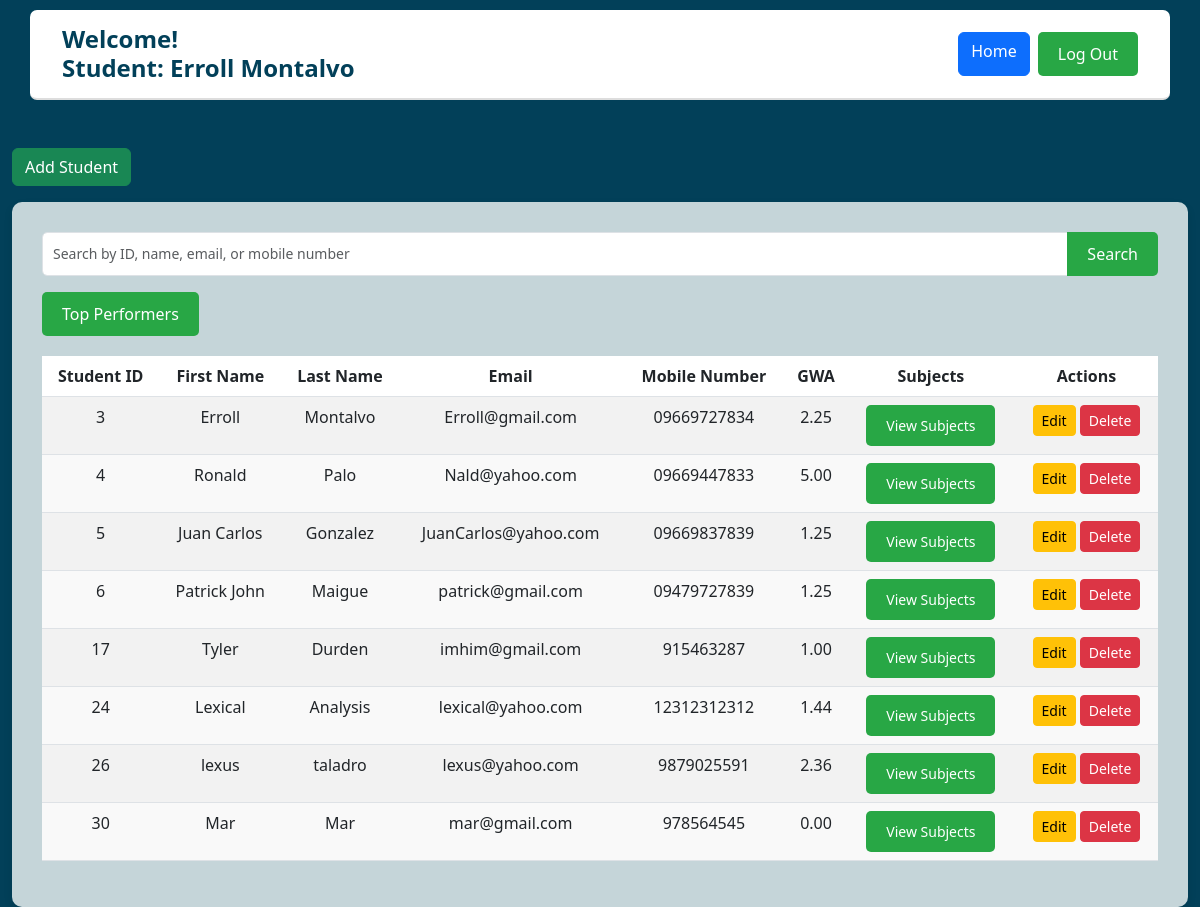
Screenshot of /student_crud.php (signed in) with the database file from the repository.
### tables this page shows
CREATE TABLE `users` (
  `user_id` int(5) NOT NULL,
  `first_name` varchar(250) NOT NULL,
  `last_name` varchar(250) NOT NULL,
  `mobile_number` varchar(11) NOT NULL,
  `email` varchar(100) NOT NULL,
  `password` varchar(100) NOT NULL,
  `role` enum('Admin','Student') NOT NULL,
  `otp` varchar(6) DEFAULT NULL,
  `otp_expiry` datetime DEFAULT NULL,
  `is_verified` tinyint(1) DEFAULT 0
);

### student_crud.php (the view, shortened to what this page needs)
<?php
include ('base.php');
?>
    <div class="container mt-5">
        <button class="btn btn-success mb-3" data-bs-toggle="modal" data-bs-target="#addStudentModal">Add Student</button>
        <?php
        $search = isset($_GET['search']) ? $conn->real_escape_string($_GET['search']) : '';
        $query = "
            SELECT u.user_id, u.first_name, u.last_name, u.email, u.mobile_number
            FROM users u
            WHERE u.role = 'Student'
        ";
        $result = $conn->query($query);
        $students = [];
        while ($row = $result->fetch_assoc()) {
            $grades_query = "SELECT grades FROM grades WHERE user_id = " . $row['user_id'] . " AND grades IS NOT NULL";
            $grades_result = $conn->query($grades_query);
            $gwa = 0;
            $num_grades = 0;
            while ($grade_row = $grades_result->fetch_assoc()) {
                $gwa += $grade_row['grades'];
                $num_grades++;
            }
            if ($num_grades > 0) {
                $gwa = $gwa / $num_grades;
            } else {
                $gwa = 0;
            }
            $students[] = array_merge($row, ['gwa' => $gwa]);
        }
        ?>
        <div class="dashboard-container">
            <form method="get" action="" class="mb-3">
                <div class="input-group">
                    <input type="text" name="search" id="searchInput" class="form-control"
                        placeholder="Search by ID, name, email, or mobile number"
                        value="<?php echo htmlspecialchars($search); ?>">
                    <button type="submit" class="btn btn-primary">Search</button>
                </div>
            </form>
            <form method="get" action="" class="mb-3">
                <button type="submit" class="btn btn-success" name="top_performers" value="1">
                    Top Performers
                </button>
            </form>
            <table class="table table-striped">
                <thead>
                    <tr>
                        <th>Student ID</th>
                        <th>First Name</th>
                        <th>Last Name</th>
                        <th>Email</th>
                        <th>Mobile Number</th>
                        <th>GWA</th>
                        <th>Subjects</th>
                        <th>Actions</th>
                    </tr>
                </thead>
                <tbody>
                    <?php if (!empty($students)): ?>
                        <?php foreach ($students as $row): ?>
                            <tr>
                                <td><?php echo htmlspecialchars($row['user_id']); ?></td>
                                <td><?php echo htmlspecialchars($row['first_name']); ?></td>
                                <td><?php echo htmlspecialchars($row['last_name']); ?></td>
                                <td><?php echo htmlspecialchars($row['email']); ?></td>
                                <td><?php echo htmlspecialchars($row['mobile_number']); ?></td>
                                <td><?php echo number_format($row['gwa'], 2); ?></td>
                                <td>
                                    <form action="subjects_tab.php" method="get">
                                        <button type="submit" class="btn btn-view-subjects btn-sm">View Subjects</button>
                                    </form>
                                </td>
                                <td>
                                    <button class="btn btn-warning btn-sm"
                                            data-bs-toggle="modal"
                                            data-bs-target="#editModal<?php echo $row['user_id']; ?>">
                                        Edit
                                    </button>
                                    <button class="btn btn-danger btn-sm"
                                            data-bs-toggle="modal"
                                            data-bs-target="#deleteModal-<?php echo $row['user_id']; ?>">
                                        Delete
                                    </button>
                                </td>
                            </tr>
                        <?php endforeach; ?>
                    <?php else: ?>
                        <tr>
                            <td colspan="8" class="text-center">No students found.</td>
                        </tr>
                    <?php endif; ?>
                </tbody>
            </table>
        </div>
</body>
</html>

### rows the page displays
users: user_id "3", first_name "Erroll", last_name "Montalvo", email "Erroll@gmail.com", mobile_number "09669727834", gwa "2.25"
users: user_id "4", first_name "Ronald", last_name "Palo", email "Nald@yahoo.com", mobile_number "09669447833", gwa "5.00"
users: user_id "5", first_name "Juan Carlos", last_name "Gonzalez", email "JuanCarlos@yahoo.com", mobile_number "09669837839", gwa "1.25"
users: user_id "6", first_name "Patrick John", last_name "Maigue", email "patrick@gmail.com", mobile_number "09479727839", gwa "1.25"
users: user_id "17", first_name "Tyler", last_name "Durden", email "imhim@gmail.com", mobile_number "915463287", gwa "1.00"
users: user_id "24", first_name "Lexical", last_name "Analysis", email "lexical@yahoo.com", mobile_number "12312312312", gwa "1.44"
users: user_id "26", first_name "lexus", last_name "taladro", email "lexus@yahoo.com", mobile_number "9879025591", gwa "2.36"
users: user_id "30", first_name "Mar", last_name "Mar", email "mar@gmail.com", mobile_number "978564545", gwa "0.00"

### other values shown
$user_role "Student"
$user_first "Erroll"
$user_last "Montalvo"
